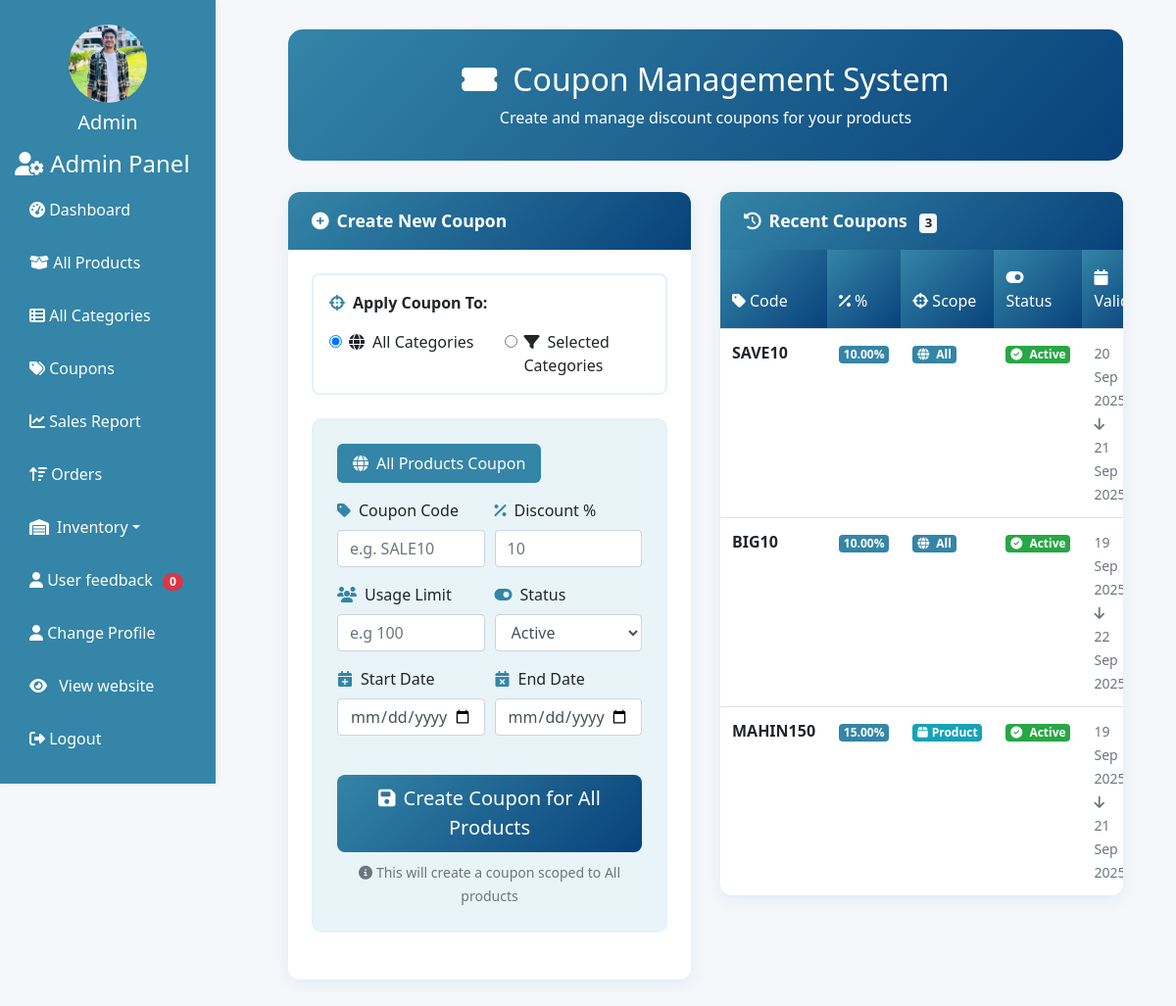
The page /admin/index.php?page=coupons (signed in) on the database its author committed.
### tables this page shows
CREATE TABLE `coupons` (
  `id` int(11) NOT NULL,
  `code` varchar(64) NOT NULL,
  `discount_percent` decimal(5,2) NOT NULL DEFAULT 0.00,
  `scope` enum('all','product') NOT NULL DEFAULT 'all',
  `status` enum('active','inactive') NOT NULL DEFAULT 'active',
  `start_date` date DEFAULT NULL,
  `end_date` date DEFAULT NULL,
  `usage_limit` int(11) DEFAULT NULL,
  `usage_count` int(11) NOT NULL,
  `created_at` datetime DEFAULT current_timestamp()
);

### admin/pages/coupons.php (the view, shortened to what this page needs)
<?php
require_once __DIR__ . '/../dbConfig.php';
$coupons = $DB_con->query("
    SELECT c.*,
           GROUP_CONCAT(p.product_name SEPARATOR ', ') AS product_names
    FROM coupons c
    LEFT JOIN coupon_products cp ON cp.coupon_id = c.id
    LEFT JOIN products p ON p.id = cp.product_id
    GROUP BY c.id
    ORDER BY c.id DESC
    LIMIT 50
")->fetchAll(PDO::FETCH_ASSOC);
?>
<div class="container-fluid px-4">
	<div class="page-header">
		<h2 class="mb-0"><i class="fas fa-ticket-alt mr-3"></i>Coupon Management System</h2>
		<p class="mb-0 mt-2 opacity-75">Create and manage discount coupons for your products</p>
	</div>
	<div class="row">
		<div class="col-lg-6 mb-4">
			<div class="card brand-card">
				<div class="card-header brand-card-header">
					<i class="fas fa-plus-circle mr-2"></i>Create New Coupon
				</div>
				<div class="card-body p-4">
					<div class="radio-group">
						<label class="form-label font-weight-bold mb-3">
							<i class="fas fa-crosshairs icon-brand"></i>Apply Coupon To:
						</label>
						<div class="row">
							<div class="col-md-6">
								<div class="form-check">
									<input type="radio" name="apply_to" class="form-check-input" id="optAll" value="all" checked>
									<label class="form-check-label font-weight-medium" for="optAll">
										<i class="fas fa-globe mr-2"></i>All Categories
									</label>
								</div>
							</div>
							<div class="col-md-6">
								<div class="form-check">
									<input type="radio" name="apply_to" class="form-check-input" id="optSelected" value="selected">
									<label class="form-check-label font-weight-medium" for="optSelected">
										<i class="fas fa-filter mr-2"></i>Selected Categories
									</label>
								</div>
							</div>
						</div>
					</div>
					<form id="formAll" class="brand-form p-4">
						<div class="form-section-header">
							<i class="fas fa-globe mr-2"></i>All Products Coupon
						</div>
						<div class="form-row">
							<div class="form-group col-md-6">
								<label class="font-weight-medium">
									<i class="fas fa-tag icon-brand"></i>Coupon Code
								</label>
								<input type="text" name="code" class="form-control" placeholder="e.g. SALE10" required>
							</div>
							<div class="form-group col-md-6">
								<label class="font-weight-medium">
									<i class="fas fa-percentage icon-brand"></i>Discount %
								</label>
								<input type="number" name="discount_percent" class="form-control" min="1" max="95" step="0.01" placeholder="10" required>
							</div>
						</div>
						<div class="form-row">
							<div class="form-group col-md-6">
								<label class="font-weight-medium">
									<i class="fas fa-users icon-brand"></i>Usage Limit
								</label>
								<input type="number" name="usage_limit" id="usage_limit" class="form-control" min="1" placeholder="e.g 100">
							</div>
							<div class="form-group col-md-6">
								<label class="font-weight-medium">
									<i class="fas fa-toggle-on icon-brand"></i>Status
								</label>
								<select name="status" class="form-control">
									<option value="active" selected>Active</option>
								</select>
							</div>
						</div>
						<div class="form-row">
							<div class="form-group col-md-6">
								<label class="font-weight-medium">
									<i class="fas fa-calendar-plus icon-brand"></i>Start Date
								</label>
								<input type="date" name="start_date" class="form-control">
							</div>
							<div class="form-group col-md-6">
								<label class="font-weight-medium">
									<i class="fas fa-calendar-times icon-brand"></i>End Date
								</label>
								<input type="date" name="end_date" class="form-control">
							</div>
						</div>
						<div class="text-center mt-4">
							<button type="submit" class="btn btn-brand btn-lg">
								<i class="fas fa-save mr-2"></i>Create Coupon for All Products
							</button>
							<div class="mt-2">
								<small class="text-muted">
									<i class="fas fa-info-circle mr-1"></i>This will create a coupon scoped to All products
								</small>
							</div>
						</div>
					</form>
				</div>
			</div>
		</div>
		<div class="col-lg-6 mb-4">
			<div class="card brand-card">
				<div class="card-header brand-card-header">
					<i class="fas fa-history mr-2"></i>Recent Coupons
					<span class="badge badge-light ml-2"><?= count($coupons) ?></span>
				</div>
				<div class="card-body p-0">
					<div class="table-responsive">
						<table class="table table-brand table-hover mb-0">
							<thead>
								<tr>
									<th><i class="fas fa-tag mr-1"></i>Code</th>
									<th><i class="fas fa-percentage mr-1"></i>%</th>
									<th><i class="fas fa-crosshairs mr-1"></i>Scope</th>
									<th><i class="fas fa-toggle-on mr-1"></i>Status</th>
									<th><i class="fas fa-calendar mr-1"></i>Valid</th>
								</tr>
							</thead>
							<tbody>
								<?php if (!$coupons): ?>
									<tr>
										<td colspan="6" class="text-center text-muted py-5">
											<i class="fas fa-ticket-alt fa-3x mb-3 opacity-25"></i><br>
											No Coupons Found!<br>
											<small>Create your first coupon above</small>
										</td>
									</tr>
									<?php else: foreach ($coupons as $cp): ?>
										<tr>
											<td>
												<span class="font-weight-bold text-uppercase">
													<?= htmlspecialchars($cp['code']) ?>
												</span>
											</td>
											<td>
												<span class="badge badge-brand-primary">
													<?= number_format((float)$cp['discount_percent'], 2) ?>%
												</span>
											</td>
											<td>
												<?php if ($cp['scope'] === 'product'): ?>
													<span class="badge badge-info mb-1">
														<i class="fas fa-box mr-1"></i>Product
													</span><br>
												<?php else: ?>
													<span class="badge badge-<?= $cp['scope'] === 'all' ? 'brand-primary' : 'secondary' ?>">
														<i class="fas fa-<?= $cp['scope'] === 'all' ? 'globe' : 'layer-group' ?> mr-1"></i>
														<?= ucfirst($cp['scope']) ?>
													</span>
												<?php endif; ?>
											</td>
											<td>
												<span class="badge badge-<?= $cp['status'] === 'active' ? 'success' : 'secondary' ?>">
													<i class="fas fa-<?= $cp['status'] === 'active' ? 'check-circle' : 'pause-circle' ?> mr-1"></i>
													<?= ucfirst($cp['status']) ?>
												</span>
											</td>
											<td>
												<small class="text-muted">
													<?php
													$sv = $cp['start_date'] ? date('d M Y', strtotime($cp['start_date'])) : '_';
													$ev = $cp['end_date'] ? date('d M Y', strtotime($cp['end_date'])) : '_';
													echo $sv . '<br><i class="fas fa-arrow-down"></i><br>' . $ev;
													?>
												</small>
											</td>
										</tr>
								<?php endforeach;
								endif; ?>
							</tbody>
						</table>
					</div>
				</div>
			</div>
		</div>
	</div>
</div>

### admin/includes/header.php (shortened to what this page needs)
<!doctype html>
<html lang="en">
<head>
	<link rel="stylesheet" href="https://cdn.jsdelivr.net/npm/bootstrap@4.6.2/dist/css/bootstrap.min.css">
	<link rel="stylesheet" href="https://cdnjs.cloudflare.com/ajax/libs/font-awesome/6.4.0/css/all.min.css" />
</head>
<body>

### admin/includes/sidebar.php (shortened to what this page needs)
<div class="sidebar">
	<div class="text-center mb-3">
		<?php
		require_once __DIR__ . '/../dbConfig.php';
		$admin_id = $_SESSION['admin_id'] ?? null;
		$adminPhoto = 'default.jpg';
		$adminName = 'Admin';
		if ($admin_id) {
			$stmt = $DB_con->prepare("SELECT * FROM admins WHERE id =?");
			$stmt->execute([$admin_id]);
			$admin = $stmt->fetch(PDO::FETCH_ASSOC);
			if ($admin) {
				$adminPhoto = !empty($admin['photo']) ? $admin['photo'] : 'default.jpg';
				$adminName = $admin['username'];
			}
		}
		?>
		<img src="../uploads/admins/<?= htmlspecialchars($adminPhoto) ?>" alt="Profile" class="rounded-circle" width="80" height="80">
		<h5 class="mt-2"><?= htmlspecialchars($adminName) ?></h5>
	</div>
	<h4><i class="fas fa-user-cog"></i> Admin Panel</h4>
	<a href="index.php?page=dashboard"><i class="fas fa-tachometer-alt"></i> Dashboard</a>
	<a href="index.php?page=products"><i class="fas fa-box-open"></i> All Products</a>
	<a href="index.php?page=categories"><i class="fas fa-th-list"></i> All Categories</a>
	<a href="index.php?page=coupons"><i class="fas fa-tags"></i> Coupons</a>
	<a href="index.php?page=sales_report"><i class="fas fa-chart-line"></i> Sales Report</a>
	<a href="index.php?page=orders" id="menuOrders">
		<i class="fa-solid fa-arrow-up-wide-short"></i> Orders
	</a>
	<a href="#inventorySubmenu" data-toggle="collapse" aria-expanded="false" class="dropdown-toggle d-flex align-items-center">
		<i class="fas fa-warehouse mr-2"></i> Inventory
	</a>
	<a href="index.php?page=feedback">
		<i class="fas fa-user"></i> User feedback
		<span id="fbcount" class="badge badge-pill badge-danger" style="margin-left: 6px;">0</span>
	</a>
	<a href="index.php?page=admin_profile"><i class="fas fa-user"></i> Change Profile</a>
	<a href="../index.php" style="color: white; text-decoration: none;">
		<i class="fa-solid fa-eye mr-2"></i> View website
	</a>
	<a href="logout.php"><i class="fas fa-sign-out-alt"></i> Logout</a>
</div>

### admin/index.php (shortened to what this page needs)
<?php
include "includes/header.php";
include "includes/sidebar.php";
$page = $_GET['page'] ?? 'dashboard';
$page_path = "pages/" . basename($page) . ".php";
echo '<div class = "content">';
if (file_exists($page_path)) {
    include $page_path;
} else {
    echo "<div class='alert alert-warning'>404-Page Not Found!</div>";
}
echo '</div>';
include "includes/footer.php";

### admin/includes/footer.php (shortened to what this page needs)
</body>
</html>

### admin/includes/header.php (style rules this page uses)
body { margin: 0; padding: 0; font-family: 'Segoe UI', sans-serif; background-color: #f5f7fa; }
.sidebar { width: 220px; height: 100vh; position: fixed; background-color: #3485A7; color: white; padding: 25px 15px; box-shadow: 2px 0 8px rgba(0, 0, 0, 0.05); overflow-y: auto; }
.sidebar a { color: white; display: block; padding: 10px 15px; margin: 10px 0; border-radius: 6px; text-decoration: none; transition: background-color 0.3s ease; }
.content { margin-left: 240px; padding: 30px; }

### admin/includes/sidebar.php (style rules this page uses)
.sidebar a.dropdown-toggle { cursor: pointer; }

### admin/pages/coupons.php (style rules this page uses)
:root { --brand-primary: #3485A7; --brand-secondary: #08417A; --brand-light: #E8F4F8; --brand-dark: #062E4B; }
.brand-card { border: none; box-shadow: 0 4px 15px rgba(52, 133, 167, 0.1); border-radius: 12px; overflow: hidden; }
.brand-card-header { background: linear-gradient(135deg, var(--brand-primary), var(--brand-secondary)); color: white; font-weight: 600; padding: 1rem 1.5rem; border-bottom: none; font-size: 1.1rem; }
.brand-form { background: var(--brand-light); border: 2px solid #E3F2FD; border-radius: 10px; transition: all 0.3s ease; }
.form-check-input:checked { background-color: var(--brand-primary); border-color: var(--brand-primary); }
.btn-brand { background: linear-gradient(135deg, var(--brand-primary), var(--brand-secondary)); border: none; color: white; font-weight: 500; padding: 0.6rem 1.5rem; border-radius: 8px; transition: all 0.3s ease; }
.badge-brand-primary { background-color: var(--brand-primary); color: white; }
.table-brand thead th { background: linear-gradient(135deg, var(--brand-primary), var(--brand-secondary)); color: white; font-weight: 500; border: none; padding: 1rem 0.75rem; }
.radio-group { background: white; padding: 1rem; border-radius: 8px; border: 2px solid #E3F2FD; margin-bottom: 1.5rem; }
.page-header { background: linear-gradient(135deg, var(--brand-primary), var(--brand-secondary)); color: white; padding: 2rem 0; border-radius: 15px; margin-bottom: 2rem; text-align: center; }
.icon-brand { color: var(--brand-primary); margin-right: 0.5rem; }
.form-section-header { background: var(--brand-primary); color: white; padding: 0.5rem 1rem; border-radius: 6px; font-weight: 500; margin-bottom: 1rem; display: inline-block; }

### rows shown on the page
coupons: code "SAVE10", discount_percent "10.00", scope "All", status "Active", start_date "20 Sep…", end_date "21 Sep…"
coupons: code "BIG10", discount_percent "10.00", scope "All", status "Active", start_date "19 Sep…", end_date "22 Sep…"
coupons: code "MAHIN150", discount_percent "15.00", status "Active", start_date "19 Sep…", end_date "21 Sep…"

### other values the page prints
$adminName "Admin"
count($coupons) "3"
